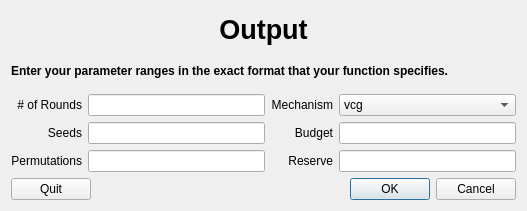
<?xml version="1.0" encoding="UTF-8"?>
<ui version="4.0">
 <class>Parameters</class>
 <widget class="QDialog" name="Parameters">
  <property name="geometry">
   <rect>
    <x>0</x>
    <y>0</y>
    <width>527</width>
    <height>211</height>
   </rect>
  </property>
  <property name="windowTitle">
   <string>Dialog</string>
  </property>
  <layout class="QGridLayout" name="gridLayout_2">
   <item row="3" column="0">
    <widget class="QPushButton" name="quit">
     <property name="text">
      <string>Quit</string>
     </property>
    </widget>
   </item>
   <item row="3" column="1">
    <widget class="QDialogButtonBox" name="run">
     <property name="orientation">
      <enum>Qt::Horizontal</enum>
     </property>
     <property name="standardButtons">
      <set>QDialogButtonBox::Cancel|QDialogButtonBox::Ok</set>
     </property>
     <property name="centerButtons">
      <bool>false</bool>
     </property>
    </widget>
   </item>
   <item row="2" column="0" colspan="2">
    <layout class="QGridLayout" name="gridLayout">
     <item row="0" column="1">
      <widget class="QLineEdit" name="num_rounds"/>
     </item>
     <item row="1" column="0">
      <widget class="QLabel" name="label_2">
       <property name="text">
        <string>Seeds</string>
       </property>
       <property name="alignment">
        <set>Qt::AlignRight|Qt::AlignTrailing|Qt::AlignVCenter</set>
       </property>
      </widget>
     </item>
     <item row="2" column="0">
      <widget class="QLabel" name="label_3">
       <property name="text">
        <string>Permutations</string>
       </property>
       <property name="alignment">
        <set>Qt::AlignRight|Qt::AlignTrailing|Qt::AlignVCenter</set>
       </property>
      </widget>
     </item>
     <item row="0" column="2">
      <widget class="QLabel" name="label_6">
       <property name="text">
        <string>Mechanism</string>
       </property>
       <property name="alignment">
        <set>Qt::AlignRight|Qt::AlignTrailing|Qt::AlignVCenter</set>
       </property>
      </widget>
     </item>
     <item row="2" column="4">
      <widget class="QLineEdit" name="reserve"/>
     </item>
     <item row="2" column="2">
      <widget class="QLabel" name="label_5">
       <property name="text">
        <string>Reserve</string>
       </property>
       <property name="alignment">
        <set>Qt::AlignRight|Qt::AlignTrailing|Qt::AlignVCenter</set>
       </property>
      </widget>
     </item>
     <item row="1" column="2">
      <widget class="QLabel" name="label_4">
       <property name="text">
        <string>Budget</string>
       </property>
       <property name="alignment">
        <set>Qt::AlignRight|Qt::AlignTrailing|Qt::AlignVCenter</set>
       </property>
      </widget>
     </item>
     <item row="0" column="0">
      <widget class="QLabel" name="label">
       <property name="text">
        <string># of Rounds</string>
       </property>
       <property name="alignment">
        <set>Qt::AlignRight|Qt::AlignTrailing|Qt::AlignVCenter</set>
       </property>
      </widget>
     </item>
     <item row="1" column="4">
      <widget class="QLineEdit" name="budget"/>
     </item>
     <item row="2" column="1">
      <widget class="QLineEdit" name="permutations"/>
     </item>
     <item row="1" column="1">
      <widget class="QLineEdit" name="seed"/>
     </item>
     <item row="0" column="4">
      <widget class="QComboBox" name="mechanism">
       <item>
        <property name="text">
         <string>vcg</string>
        </property>
       </item>
       <item>
        <property name="text">
         <string>gsp</string>
        </property>
       </item>
       <item>
        <property name="text">
         <string>switch</string>
        </property>
       </item>
      </widget>
     </item>
    </layout>
   </item>
   <item row="0" column="0" colspan="2">
    <widget class="QLabel" name="label_7">
     <property name="font">
      <font>
       <pointsize>20</pointsize>
       <weight>75</weight>
       <bold>true</bold>
      </font>
     </property>
     <property name="text">
      <string>Output</string>
     </property>
     <property name="alignment">
      <set>Qt::AlignCenter</set>
     </property>
    </widget>
   </item>
   <item row="1" column="0" colspan="2">
    <widget class="QLabel" name="label_8">
     <property name="font">
      <font>
       <weight>75</weight>
       <bold>true</bold>
      </font>
     </property>
     <property name="text">
      <string>Enter your parameter ranges in the exact format that your function specifies.</string>
     </property>
    </widget>
   </item>
  </layout>
 </widget>
 <resources/>
 <connections>
  <connection>
   <sender>run</sender>
   <signal>rejected()</signal>
   <receiver>Parameters</receiver>
   <slot>reject()</slot>
   <hints>
    <hint type="sourcelabel">
     <x>316</x>
     <y>228</y>
    </hint>
    <hint type="destinationlabel">
     <x>15</x>
     <y>15</y>
    </hint>
   </hints>
  </connection>
  <connection>
   <sender>run</sender>
   <signal>accepted()</signal>
   <receiver>Parameters</receiver>
   <slot>accept()</slot>
   <hints>
    <hint type="sourcelabel">
     <x>248</x>
     <y>222</y>
    </hint>
    <hint type="destinationlabel">
     <x>15</x>
     <y>15</y>
    </hint>
   </hints>
  </connection>
 </connections>
</ui>
